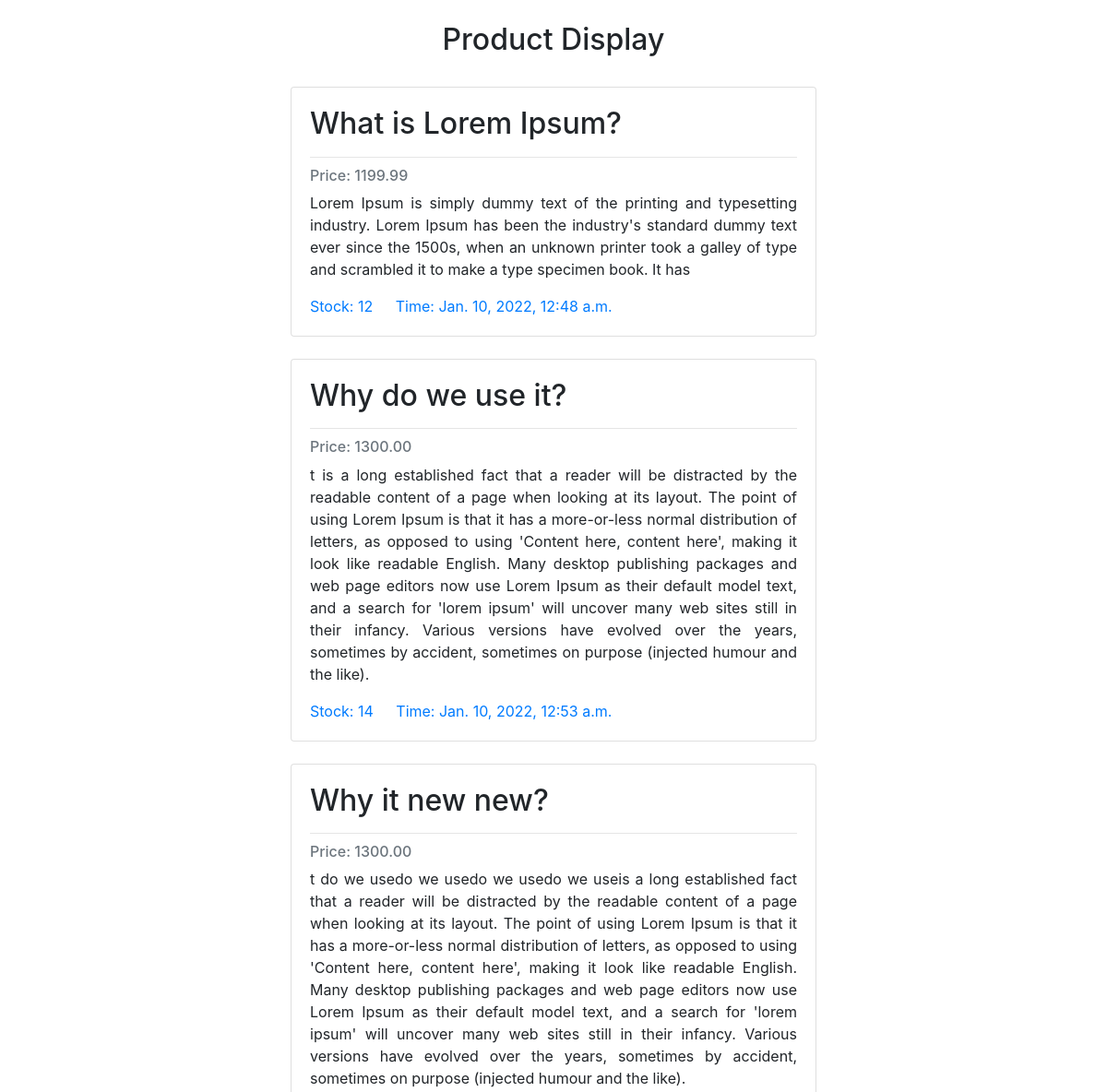
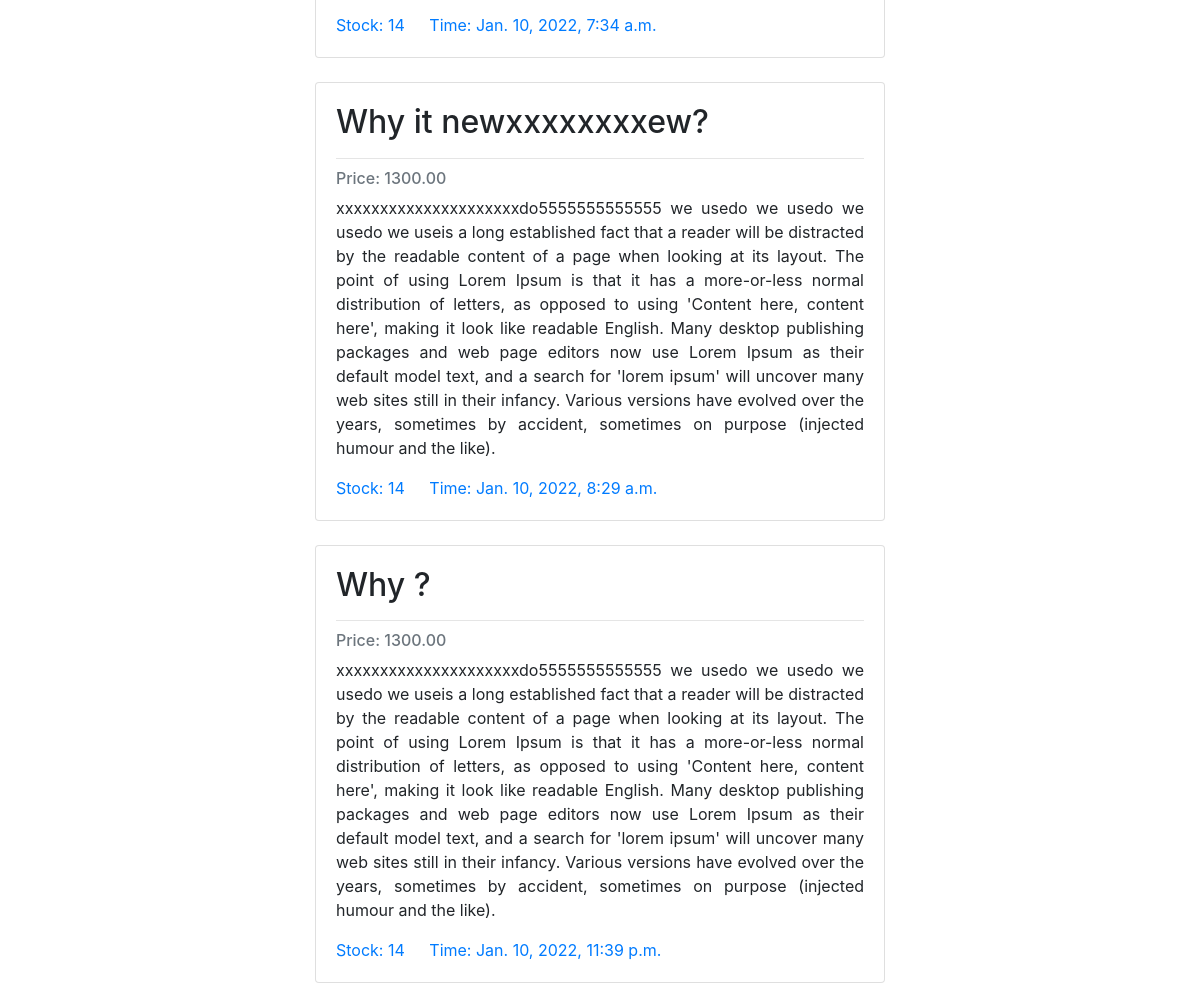
The page / on the database its author committed (2 pictures, top to bottom).
### api_app/models.py (models this page shows, shortened)
class Product(models.Model):
    name= models.CharField(max_length=222, unique=True)
    description= models.TextField()
    stock=models.IntegerField()
    price= models.DecimalField(max_digits=10, decimal_places=2)
    created= models.DateTimeField(auto_now_add=True)

### api_app/views.py (the view)
# urls.py: path('', views.home),
def home(request):
    list= Product.objects.all()
    context={
        'products':list
    }
    return render(request,'home.html', context)

### api_app/templates/home.html (shortened to what this page needs)
<!DOCTYPE html>
<html lang="en">
    <head>
        <link rel="stylesheet" href="https://stackpath.bootstrapcdn.com/bootstrap/4.4.1/css/bootstrap.min.css">
    </head>
<body>
<div class="col-md-6 offset-md-3">
  <br>
  <h2 class="text-center">Product Display</h2>
  <br>
  {% if products %}
      {% for product in products %}
          <div class="card">
              <div class="card-body">
                  <h2 class="card-title"> {{ product.name }}</h2>
                  <hr>
                  <h6 class="card-subtitle mb-2 text-muted">Price: {{ product.price }}</h6>
                  <p class="card-text text-justify">{{ product.description }}</p>
                  <a href="#" class="card-link">Stock: {{ product.stock }}</a>
                  <a href="#" class="card-link">Time: {{ product.created }}</a>
              </div>
          </div>
          <br>
      {% endfor %}
  {% endif %}
</div>
</body>
</html>

### rows shown on the page
Product: name "What is Lorem Ipsum?", price "1199.99", description "Lorem Ipsum is simply dummy text of the printing and typesetting industry. Lorem Ipsum has been the industry's standard dummy text ever since the 1500s, when an unknown printer took a galley of type and scrambled it to make a type specimen book. It has", stock "12", created "Jan. 10, 2022, 12:48 a.m."
Product: name "Why do we use it?", price "1300.00", description "t is a long established fact that a reader will be distracted by the readable content of a page when looking at its layout. The point of using Lorem Ipsum is that it has a more-or-less normal distribution of letters, as opposed to using 'Content here, content here', making it look like readable English. Many desktop publishing packages and web page editors now use Lorem Ipsum as their default model text, and a search for 'lorem ipsum' will uncover many web sites still in their infancy. Various versions have evolved over the years, sometimes by accident, sometimes on purpose (injected humour and the like).", stock "14", created "Jan. 10, 2022, 12:53 a.m."
Product: name "Why it new new?", price "1300.00", description "t do we usedo we usedo we usedo we useis a long established fact that a reader will be distracted by the readable content of a page when looking at its layout. The point of using Lorem Ipsum is that it has a more-or-less normal distribution of letters, as opposed to using 'Content here, content here', making it look like readable English. Many desktop publishing packages and web page editors now use Lorem Ipsum as their default model text, and a search for 'lorem ipsum' will uncover many web sites still in their infancy. Various versions have evolved over the years, sometimes by accident, sometimes on purpose (injected humour and the like).", stock "14", created "Jan. 10, 2022, 7:34 a.m."
Product: name "Why it newxxxxxxxxew?", price "1300.00", description "xxxxxxxxxxxxxxxxxxxxxdo5555555555555 we usedo we usedo we usedo we useis a long established fact that a reader will be distracted by the readable content of a page when looking at its layout. The point of using Lorem Ipsum is that it has a more-or-less normal distribution of letters, as opposed to using 'Content here, content here', making it look like readable English. Many desktop publishing packages and web page editors now use Lorem Ipsum as their default model text, and a search for 'lorem ipsum' will uncover many web sites still in their infancy. Various versions have evolved over the years, sometimes by accident, sometimes on purpose (injected humour and the like).", stock "14", created "Jan. 10, 2022, 8:29 a.m."
Product: name "Why ?", price "1300.00", description "xxxxxxxxxxxxxxxxxxxxxdo5555555555555 we usedo we usedo we usedo we useis a long established fact that a reader will be distracted by the readable content of a page when looking at its layout. The point of using Lorem Ipsum is that it has a more-or-less normal distribution of letters, as opposed to using 'Content here, content here', making it look like readable English. Many desktop publishing packages and web page editors now use Lorem Ipsum as their default model text, and a search for 'lorem ipsum' will uncover many web sites still in their infancy. Various versions have evolved over the years, sometimes by accident, sometimes on purpose (injected humour and the like).", stock "14", created "Jan. 10, 2022, 11:39 p.m."
